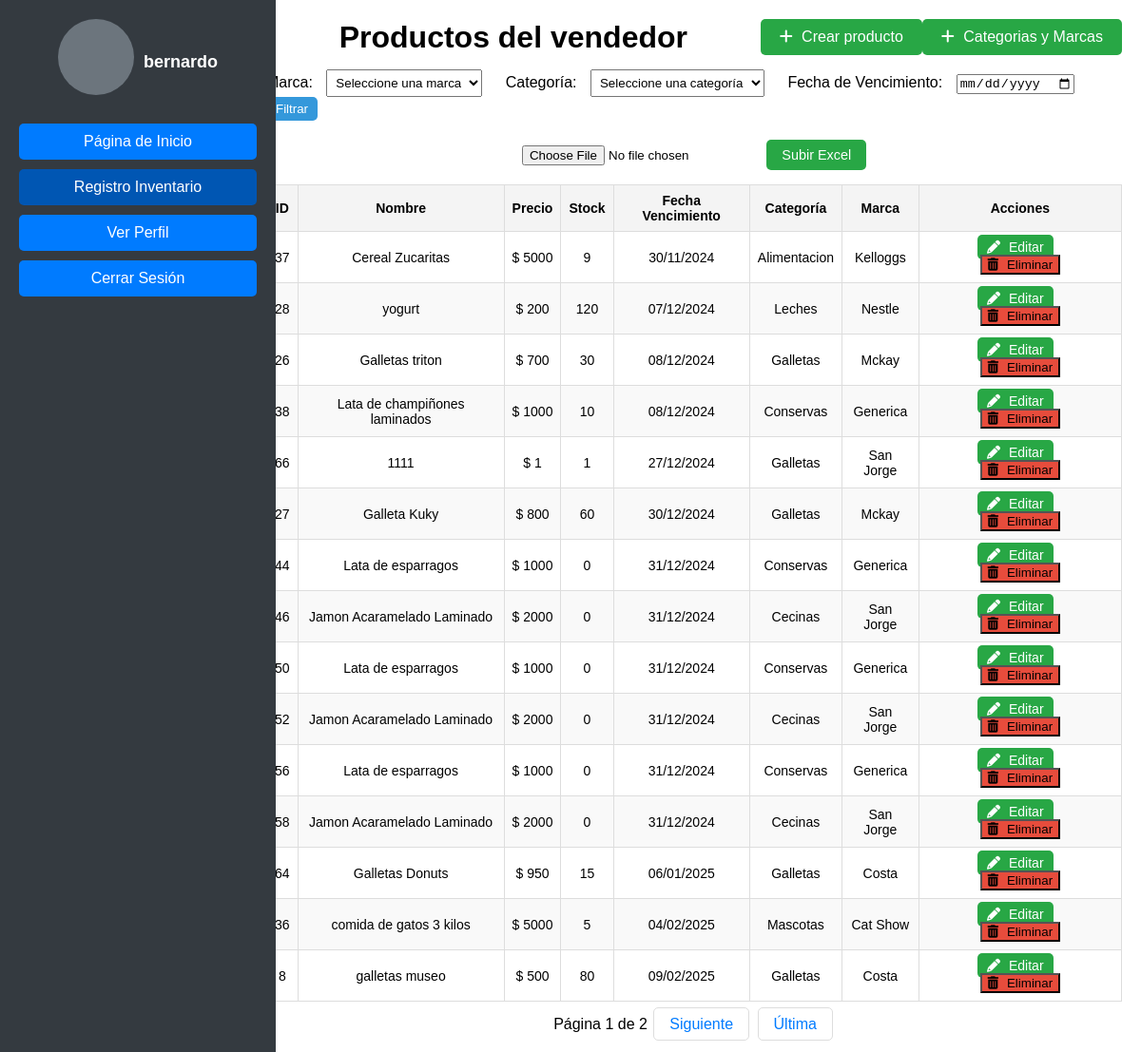
Before: /vendedor/ (signed in) with the older database file.
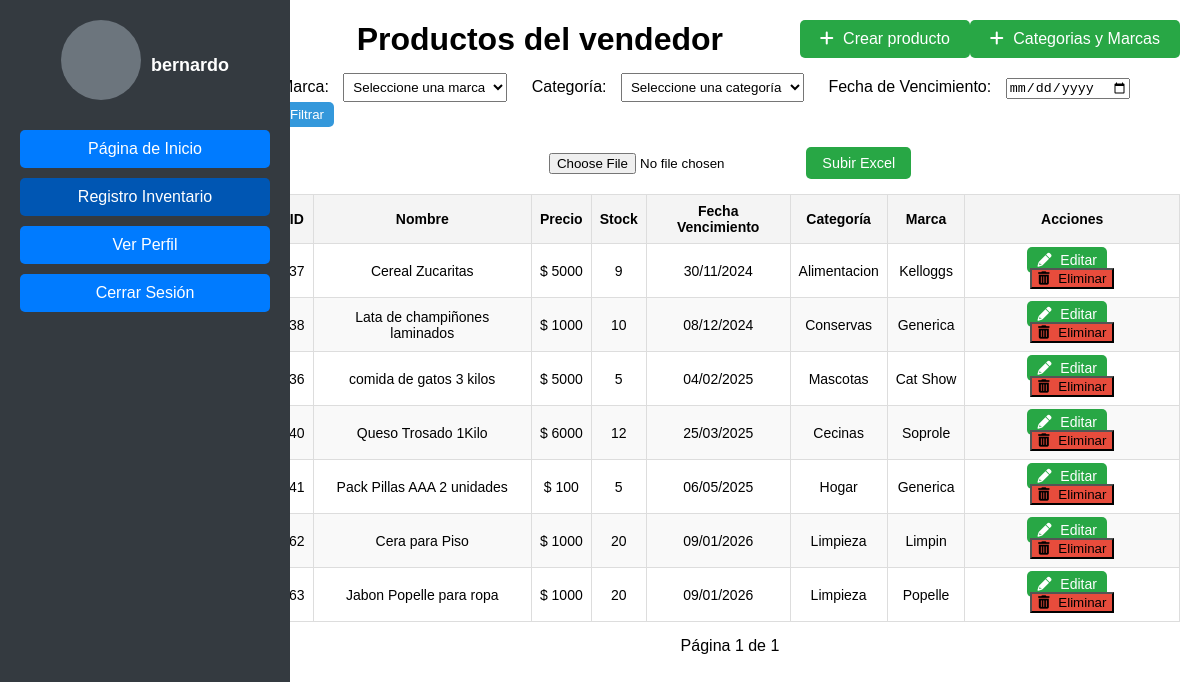
After: the same page with the newer database file.
### pagina/models.py (models this page shows, shortened)
class Producto(models.Model):
    nombre = models.CharField(max_length=100)
    precio = models.DecimalField(max_digits=10, decimal_places=4)
    stock = models.IntegerField()
    descripcion = models.TextField()
    marca = models.ForeignKey(Marca, on_delete=models.CASCADE)
    categoria = models.ForeignKey(Categoria, null=True, blank=True, on_delete=models.SET_NULL)
    fecha_vencimiento = models.DateField(default=timezone.now)

class Categoria(models.Model):
    nombre = models.CharField(max_length=100)

class Marca(models.Model):
    nombre = models.CharField(max_length=100)

### pagina/views.py (the view)
# urls.py: path('vendedor/', vendedor, name='vendedor'),
@login_required
def vendedor(request):
    productos = Producto.objects.all()
    marca_id = request.GET.get('marca')
    if marca_id:
        productos = productos.filter(marca_id=marca_id)
    categoria_id = request.GET.get('categoria')
    if categoria_id:
        productos = productos.filter(categoria_id=categoria_id)
    productos = productos.order_by('fecha_vencimiento')
    paginator = Paginator(productos, 15)  # 15 productos por página
    page_number = request.GET.get('page')
    page_obj = paginator.get_page(page_number)
    marcas = Marca.objects.all()
    categorias = Categoria.objects.all()
    return render(request, 'vendedor.html', {
        'page_obj': page_obj,
        'marcas': marcas,
        'categorias': categorias
    })

### pagina/templates/vendedor.html (shortened to what the changed rows need)
<!DOCTYPE html>
<!DOCTYPE html>
<html lang="es">
<head>
    {% load static %}
    <link rel="stylesheet" href="{% static 'css/vendedor.css' %}">
    <link rel="stylesheet" href="https://cdnjs.cloudflare.com/ajax/libs/font-awesome/6.0.0-beta3/css/all.min.css">
    <link rel="stylesheet" href="{% static 'css/lateral.css' %}">
</head>
<body>
    <div class="main-content">
        <div class="header">
            <h1>Productos del vendedor</h1>
        </div>
        <div class="table-container">
            <table class="product-table">
                <thead>
                    <tr>
                        <th>ID</th>
                        <th>Nombre</th>
                        <th>Precio</th>
                        <th>Stock</th>
                        <th>Fecha Vencimiento</th>
                        <th>Categoría</th>
                        <th>Marca</th>
                        <th>Acciones</th>
                    </tr>
                </thead>
                <tbody id="product-table-body">
                    {% for producto in page_obj %}
                        <tr>
                            <td>{{ producto.id }}</td>
                            <td>{{ producto.nombre }}</td>
                            <td>$ {{ producto.precio|floatformat:0 }}</td>
                            <td>{{ producto.stock }}</td>
                            <td>{{ producto.fecha_vencimiento|date:"d/m/Y" }}</td>
                            <td>{{ producto.categoria.nombre }}</td>
                            <td>{{ producto.marca.nombre }}</td>
                            <td>
                                <a href="{% url 'editar_producto' producto.id %}" class="btn-edit">
                                    <i class="fas fa-pencil-alt"></i> Editar
                                </a>
                                <a > <button class="btn-delete" data-url="{% url 'eliminar_producto' producto.id %}">
                                    <i class="fas fa-trash-alt"></i> Eliminar
                                </button>
                                </a>
                            </td>
                        </tr>
                    {% empty %}
                        <tr>
                            <td colspan="8">No hay productos disponibles.</td>
                        </tr>
                    {% endfor %}
                </tbody>
            </table>
        </div>
        <div class="pagination">
            <span>Página {{ page_obj.number }} de {{ page_obj.paginator.num_pages }}</span>
            {% if page_obj.has_next %}
                <a href="?page={{ page_obj.next_page_number }}">Siguiente</a>
                <a href="?page={{ page_obj.paginator.num_pages }}">Última</a>
            {% endif %}
        </div>
    </div>
</body>
</html>

Changed rows visible on the page:
removed Producto: id "28", nombre "yogurt", precio "200", stock "120", fecha_vencimiento "07/12/2024", categoria.nombre "Leches", marca.nombre "Nestle"
removed Producto: id "26", nombre "Galletas triton", precio "700", stock "30", fecha_vencimiento "08/12/2024", categoria.nombre "Galletas", marca.nombre "Mckay"
removed Producto: id "66", nombre "1111", precio "1", stock "1", fecha_vencimiento "27/12/2024", categoria.nombre "Galletas", marca.nombre "San Jorge"
removed Producto: id "27", nombre "Galleta Kuky", precio "800", stock "60", fecha_vencimiento "30/12/2024", categoria.nombre "Galletas", marca.nombre "Mckay"
removed Producto: id "44", nombre "Lata de esparragos", precio "1000", stock "0", fecha_vencimiento "31/12/2024", categoria.nombre "Conservas", marca.nombre "Generica"
removed Producto: id "46", nombre "Jamon Acaramelado Laminado", precio "2000", stock "0", fecha_vencimiento "31/12/2024", categoria.nombre "Cecinas", marca.nombre "San Jorge"
removed Producto: id "50", nombre "Lata de esparragos", precio "1000", stock "0", fecha_vencimiento "31/12/2024", categoria.nombre "Conservas", marca.nombre "Generica"
removed Producto: id "52", nombre "Jamon Acaramelado Laminado", precio "2000", stock "0", fecha_vencimiento "31/12/2024", categoria.nombre "Cecinas", marca.nombre "San Jorge"
removed Producto: id "56", nombre "Lata de esparragos", precio "1000", stock "0", fecha_vencimiento "31/12/2024", categoria.nombre "Conservas", marca.nombre "Generica"
removed Producto: id "58", nombre "Jamon Acaramelado Laminado", precio "2000", stock "0", fecha_vencimiento "31/12/2024", categoria.nombre "Cecinas", marca.nombre "San Jorge"
removed Producto: id "64", nombre "Galletas Donuts", precio "950", stock "15", fecha_vencimiento "06/01/2025", categoria.nombre "Galletas", marca.nombre "Costa"
removed Producto: id "8", nombre "galletas museo", precio "500", stock "80", fecha_vencimiento "09/02/2025", categoria.nombre "Galletas", marca.nombre "Costa"
now on this page (row unchanged): Producto: id "40", nombre "Queso Trosado 1Kilo", precio "6000", stock "12", fecha_vencimiento "25/03/2025", categoria.nombre "Cecinas", marca.nombre "Soprole"
now on this page (row unchanged): Producto: id "41", nombre "Pack Pillas AAA 2 unidades", precio "100", stock "5", fecha_vencimiento "06/05/2025", categoria.nombre "Hogar", marca.nombre "Generica"
now on this page (row unchanged): Producto: id "62", nombre "Cera para Piso", precio "1000", stock "20", fecha_vencimiento "09/01/2026", categoria.nombre "Limpieza", marca.nombre "Limpin"
now on this page (row unchanged): Producto: id "63", nombre "Jabon Popelle para ropa", precio "1000", stock "20", fecha_vencimiento "09/01/2026", categoria.nombre "Limpieza", marca.nombre "Popelle"
Other visible differences:
{{ page_obj.paginator.num_pages }}: "2" → "1"
text no longer shown: "Siguiente Última"
